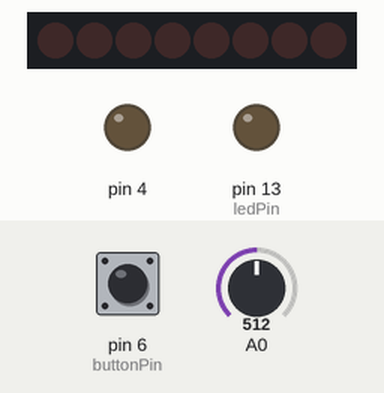
Recording of a sketch running on a simulated Arduino Uno, built with avr-gcc and run on an emulated ATmega328P. Parts: 8 shift-register outputs drawn as a row of LEDs (first output left, lit = HIGH), output pins drawn as LEDs (lit = HIGH). Wiring (inferred from the names in the program): shift register (74HC595): data pin 9; shift clock pin 8; latch pin 11. Wiring (inferred from the signals the program sends): row of LEDs: on Q0, Q1, Q2, Q3, Q4, Q5, Q6, Q7. The test bench sets the inputs (shaded band); at power-on: pin 6 (buttonPin) LOW, A0 = 512. Random numbers use the default seed unless the sketch sets one; pins used as bus, display or sensor lines are not drawn; what the sketch prints to the serial monitor is not drawn.

Above: at 4.2 s.
4.3 s: pin 6 (buttonPin) pulled HIGH for 1.45 s
At 6.4 s:
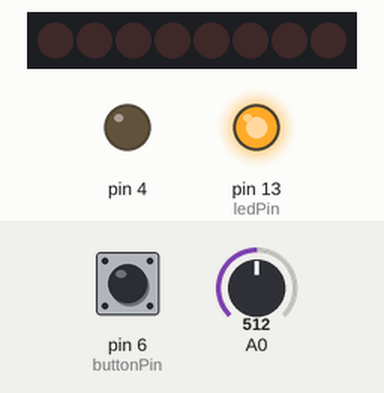
7.2 s: pin 6 (buttonPin) pulled HIGH for 1.45 s
At 12.5 s:
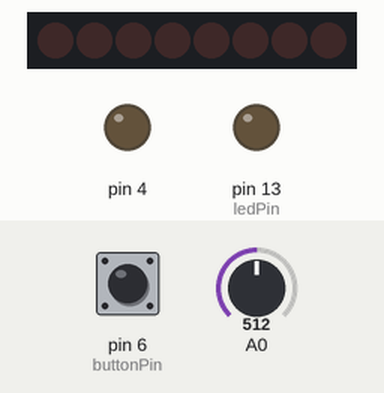
13.0 s: pin 6 (buttonPin) pulled HIGH for 3.2 s
At 17.0 s:
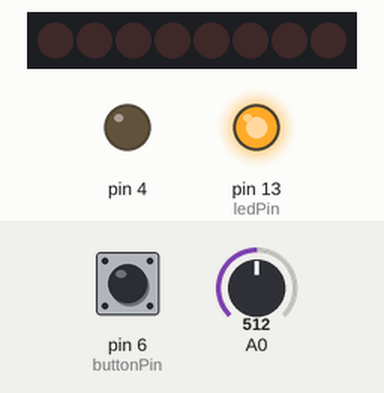
20.1 s: pin 6 (buttonPin) pulled HIGH for 1.45 s
At 22.9 s:
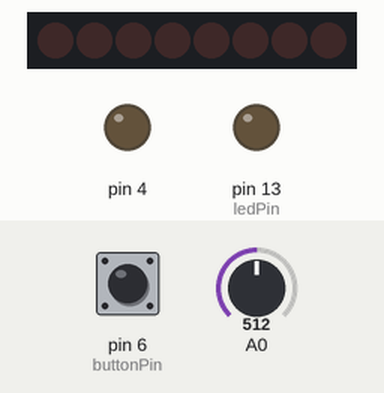
26.0 s: pin 6 (buttonPin) pulled HIGH for 1.45 s
At 27.7 s:
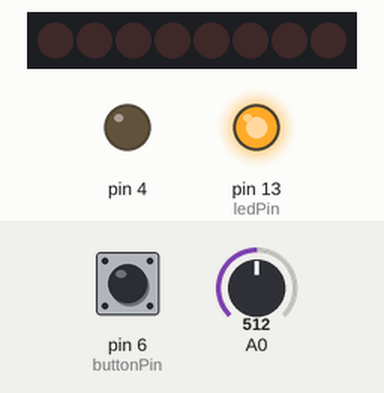
31.9 s: pin 6 (buttonPin) pulled HIGH for 3.2 s
At 35.7 s:
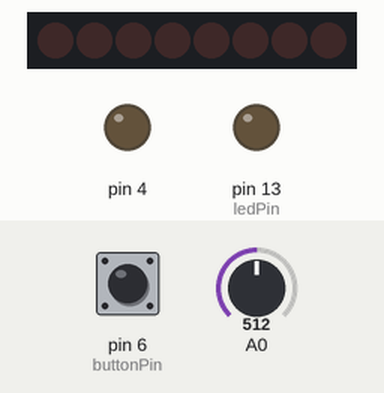
Timing chart, 0 to 48.8 s (numbered marks = the images above; inputs shaded):
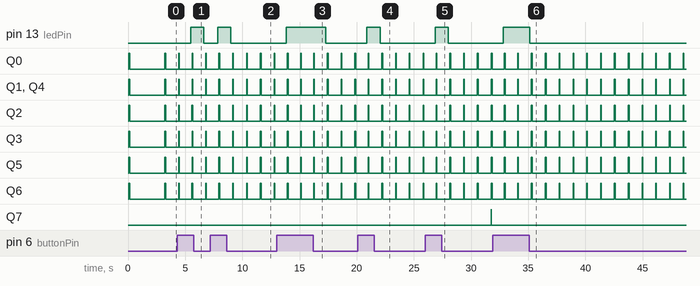

Measured:
- after the input at 4.3 s, pin 13 (ledPin): LOW → HIGH after 1.2 s, → LOW 1.2 s later
- after the input at 7.2 s, pin 13 (ledPin): LOW → HIGH after 0.65 s, → LOW 1.2 s later
- after the input at 13.0 s, pin 13 (ledPin): LOW → HIGH after 0.83 s, → LOW 3.5 s later
- after the input at 20.1 s, pin 13 (ledPin): LOW → HIGH after 0.79 s, → LOW 1.1 s later
- after the input at 26.0 s, pin 13 (ledPin): LOW → HIGH after 0.86 s, → LOW 1.1 s later
- after the input at 31.9 s, pin 13 (ledPin): LOW → HIGH after 0.92 s, → LOW 2.3 s later

The sketch:

RadonSensorViaLCD.ino
```cpp
#define PIN_SCE   11
#define PIN_RESET 12
#define PIN_DC    10
#define PIN_SDIN  9
#define PIN_SCLK  8

#define LCD_C     LOW
#define LCD_D     HIGH

#define LCD_X     84
#define LCD_Y     48

static const byte ASCII[][5] =
{
 {0x00, 0x00, 0x00, 0x00, 0x00} // 20
,{0x00, 0x00, 0x5f, 0x00, 0x00} // 21 !
,{0x00, 0x07, 0x00, 0x07, 0x00} // 22 "
,{0x14, 0x7f, 0x14, 0x7f, 0x14} // 23 #
,{0x24, 0x2a, 0x7f, 0x2a, 0x12} // 24 $
,{0x23, 0x13, 0x08, 0x64, 0x62} // 25 %
,{0x36, 0x49, 0x55, 0x22, 0x50} // 26 &
,{0x00, 0x05, 0x03, 0x00, 0x00} // 27 '
,{0x00, 0x1c, 0x22, 0x41, 0x00} // 28 (
,{0x00, 0x41, 0x22, 0x1c, 0x00} // 29 )
,{0x14, 0x08, 0x3e, 0x08, 0x14} // 2a *
,{0x08, 0x08, 0x3e, 0x08, 0x08} // 2b +
,{0x00, 0x50, 0x30, 0x00, 0x00} // 2c ,
,{0x08, 0x08, 0x08, 0x08, 0x08} // 2d -
,{0x00, 0x60, 0x60, 0x00, 0x00} // 2e .
,{0x20, 0x10, 0x08, 0x04, 0x02} // 2f /
,{0x3e, 0x51, 0x49, 0x45, 0x3e} // 30 0
,{0x00, 0x42, 0x7f, 0x40, 0x00} // 31 1
,{0x42, 0x61, 0x51, 0x49, 0x46} // 32 2
,{0x21, 0x41, 0x45, 0x4b, 0x31} // 33 3
,{0x18, 0x14, 0x12, 0x7f, 0x10} // 34 4
,{0x27, 0x45, 0x45, 0x45, 0x39} // 35 5
,{0x3c, 0x4a, 0x49, 0x49, 0x30} // 36 6
,{0x01, 0x71, 0x09, 0x05, 0x03} // 37 7
,{0x36, 0x49, 0x49, 0x49, 0x36} // 38 8
,{0x06, 0x49, 0x49, 0x29, 0x1e} // 39 9
,{0x00, 0x36, 0x36, 0x00, 0x00} // 3a :
,{0x00, 0x56, 0x36, 0x00, 0x00} // 3b ;
,{0x08, 0x14, 0x22, 0x41, 0x00} // 3c <
,{0x14, 0x14, 0x14, 0x14, 0x14} // 3d =
,{0x00, 0x41, 0x22, 0x14, 0x08} // 3e >
,{0x02, 0x01, 0x51, 0x09, 0x06} // 3f ?
,{0x32, 0x49, 0x79, 0x41, 0x3e} // 40 @
,{0x7e, 0x11, 0x11, 0x11, 0x7e} // 41 A
,{0x7f, 0x49, 0x49, 0x49, 0x36} // 42 B
,{0x3e, 0x41, 0x41, 0x41, 0x22} // 43 C
,{0x7f, 0x41, 0x41, 0x22, 0x1c} // 44 D
,{0x7f, 0x49, 0x49, 0x49, 0x41} // 45 E
,{0x7f, 0x09, 0x09, 0x09, 0x01} // 46 F
,{0x3e, 0x41, 0x49, 0x49, 0x7a} // 47 G
,{0x7f, 0x08, 0x08, 0x08, 0x7f} // 48 H
,{0x00, 0x41, 0x7f, 0x41, 0x00} // 49 I
,{0x20, 0x40, 0x41, 0x3f, 0x01} // 4a J
,{0x7f, 0x08, 0x14, 0x22, 0x41} // 4b K
,{0x7f, 0x40, 0x40, 0x40, 0x40} // 4c L
,{0x7f, 0x02, 0x0c, 0x02, 0x7f} // 4d M
,{0x7f, 0x04, 0x08, 0x10, 0x7f} // 4e N
,{0x3e, 0x41, 0x41, 0x41, 0x3e} // 4f O
,{0x7f, 0x09, 0x09, 0x09, 0x06} // 50 P
,{0x3e, 0x41, 0x51, 0x21, 0x5e} // 51 Q
,{0x7f, 0x09, 0x19, 0x29, 0x46} // 52 R
,{0x46, 0x49, 0x49, 0x49, 0x31} // 53 S
,{0x01, 0x01, 0x7f, 0x01, 0x01} // 54 T
,{0x3f, 0x40, 0x40, 0x40, 0x3f} // 55 U
,{0x1f, 0x20, 0x40, 0x20, 0x1f} // 56 V
,{0x3f, 0x40, 0x38, 0x40, 0x3f} // 57 W
,{0x63, 0x14, 0x08, 0x14, 0x63} // 58 X
,{0x07, 0x08, 0x70, 0x08, 0x07} // 59 Y
,{0x61, 0x51, 0x49, 0x45, 0x43} // 5a Z
,{0x00, 0x7f, 0x41, 0x41, 0x00} // 5b [
,{0x02, 0x04, 0x08, 0x10, 0x20} // 5c ¥
,{0x00, 0x41, 0x41, 0x7f, 0x00} // 5d ]
,{0x04, 0x02, 0x01, 0x02, 0x04} // 5e ^
,{0x40, 0x40, 0x40, 0x40, 0x40} // 5f _
,{0x00, 0x01, 0x02, 0x04, 0x00} // 60 `
,{0x20, 0x54, 0x54, 0x54, 0x78} // 61 a
,{0x7f, 0x48, 0x44, 0x44, 0x38} // 62 b
,{0x38, 0x44, 0x44, 0x44, 0x20} // 63 c
,{0x38, 0x44, 0x44, 0x48, 0x7f} // 64 d
,{0x38, 0x54, 0x54, 0x54, 0x18} // 65 e
,{0x08, 0x7e, 0x09, 0x01, 0x02} // 66 f
,{0x0c, 0x52, 0x52, 0x52, 0x3e} // 67 g
,{0x7f, 0x08, 0x04, 0x04, 0x78} // 68 h
,{0x00, 0x44, 0x7d, 0x40, 0x00} // 69 i
,{0x20, 0x40, 0x44, 0x3d, 0x00} // 6a j
,{0x7f, 0x10, 0x28, 0x44, 0x00} // 6b k
,{0x00, 0x41, 0x7f, 0x40, 0x00} // 6c l
,{0x7c, 0x04, 0x18, 0x04, 0x78} // 6d m
,{0x7c, 0x08, 0x04, 0x04, 0x78} // 6e n
,{0x38, 0x44, 0x44, 0x44, 0x38} // 6f o
,{0x7c, 0x14, 0x14, 0x14, 0x08} // 70 p
,{0x08, 0x14, 0x14, 0x18, 0x7c} // 71 q
,{0x7c, 0x08, 0x04, 0x04, 0x08} // 72 r
,{0x48, 0x54, 0x54, 0x54, 0x20} // 73 s
,{0x04, 0x3f, 0x44, 0x40, 0x20} // 74 t
,{0x3c, 0x40, 0x40, 0x20, 0x7c} // 75 u
,{0x1c, 0x20, 0x40, 0x20, 0x1c} // 76 v
,{0x3c, 0x40, 0x30, 0x40, 0x3c} // 77 w
,{0x44, 0x28, 0x10, 0x28, 0x44} // 78 x
,{0x0c, 0x50, 0x50, 0x50, 0x3c} // 79 y
,{0x44, 0x64, 0x54, 0x4c, 0x44} // 7a z
,{0x00, 0x08, 0x36, 0x41, 0x00} // 7b {
,{0x00, 0x00, 0x7f, 0x00, 0x00} // 7c |
,{0x00, 0x41, 0x36, 0x08, 0x00} // 7d }
,{0x10, 0x08, 0x08, 0x10, 0x08} // 7e ←
,{0x78, 0x46, 0x41, 0x46, 0x78} // 7f →
};

void LcdCharacter(char character)
{
  LcdWrite(LCD_D, 0x00);
  for (int index = 0; index < 5; index++)
  {
    LcdWrite(LCD_D, ASCII[character - 0x20][index]);
  }
  LcdWrite(LCD_D, 0x00);
}

void LcdClear(void)
{
  for (int index = 0; index < LCD_X * LCD_Y / 8; index++)
  {
    LcdWrite(LCD_D, 0x00);
  }
}

void LcdInitialise(void)
{
  pinMode(PIN_SCE, OUTPUT);
  pinMode(PIN_RESET, OUTPUT);
  pinMode(PIN_DC, OUTPUT);
  pinMode(PIN_SDIN, OUTPUT);
  pinMode(PIN_SCLK, OUTPUT);
  digitalWrite(PIN_RESET, LOW);
  digitalWrite(PIN_RESET, HIGH);
  LcdWrite(LCD_C, 0x21 );  // LCD Extended Commands.
  LcdWrite(LCD_C, 0xB1 );  // Set LCD Vop (Contrast).
  LcdWrite(LCD_C, 0x04 );  // Set Temp coefficent. //0x04
  LcdWrite(LCD_C, 0x14 );  // LCD bias mode 1:48. //0x13
  LcdWrite(LCD_C, 0x20 );  // LCD Basic Commands
  LcdWrite(LCD_C, 0x0C );  // LCD in normal mode.
}

void LcdString(char *characters)
{
  while (*characters)
  {
    LcdCharacter(*characters++);
  }
}

void LcdWrite(byte dc, byte data)
{
  digitalWrite(PIN_DC, dc);
  digitalWrite(PIN_SCE, LOW);
  shiftOut(PIN_SDIN, PIN_SCLK, MSBFIRST, data);
  digitalWrite(PIN_SCE, HIGH);
}
void gotoXY(int x, int y)
{
  LcdWrite( 0, 0x80 | x);  // Column.
  LcdWrite( 0, 0x40 | y);  // Row.

}

const int buttonPin = 6;     // the number of the pushbutton pin
const int ledPin =  13;
int buttonState = 0;
void setup(void)
{
  Serial.begin(2400);
  LcdInitialise();
  LcdClear();
  pinMode(4, OUTPUT);
   digitalWrite(4, LOW);
  LcdString("Hello jeus IM HERE");
  pinMode(ledPin, OUTPUT);
  // initialize the pushbutton pin as an input:
  pinMode(buttonPin, INPUT);
  delay(3000);
}

void keySendControll(int keyPin)
{
  // read the state of the pushbutton value:
  buttonState = digitalRead(keyPin);

  // check if the pushbutton is pressed.
  // if it is, the buttonState is HIGH:
  if (buttonState == HIGH) {
    // turn LED on:
    digitalWrite(ledPin, HIGH);

  }
  else {
    // turn LED off:
    digitalWrite(ledPin, LOW);
      Serial.println("2-BrowserCH");
  }
}


void loop()
{

 keySendControll(buttonPin);

   // send the value of analog input 0:
 int analog = analogRead(A0);
 int randomFloat = random(0,9);
 int humid = random(0,100);
 float humidA = (float) 1/randomFloat;
 humidA = humidA+humid;
 int temp = random(0,100);
 float tempA =(float) 1/randomFloat;
 tempA =tempA + temp ;
 long radon = random(0,200000);
 long toler = random(0,1000);
 int pres = random(0,100);

 Serial.print("{\"Radon\":[{\"radon\": ");
 Serial.print(radon);
 Serial.print(",\"toler\": ");
 Serial.print(toler);
 Serial.print(",\"temp\": ");
 Serial.print(tempA);
 Serial.print(",\"hum\": ");
 Serial.print(humidA);
 Serial.print(",\"pres\": ");
 Serial.print(pres);
 Serial.println("}]}");


 String radStr = "Radon:";
 radStr += radon;
 char charBuf[13];
 radStr.toCharArray(charBuf,13);
 LcdString(charBuf);

 gotoXY(0,1);
 String tempStr = "Tempe:";
 tempStr += temp;
 tempStr.toCharArray(charBuf,13);
 LcdString(charBuf);

 gotoXY(0,2);
 String humStr = "Humid:";
 humStr += humid;
 humStr.toCharArray(charBuf,13);
 LcdString(charBuf);

 gotoXY(0,3);
 String pressStr = "press:";
 pressStr += pres;
 pressStr.toCharArray(charBuf,13);
 LcdString(charBuf);

 delay(1000);
 LcdInitialise();
 LcdClear();
}
```
